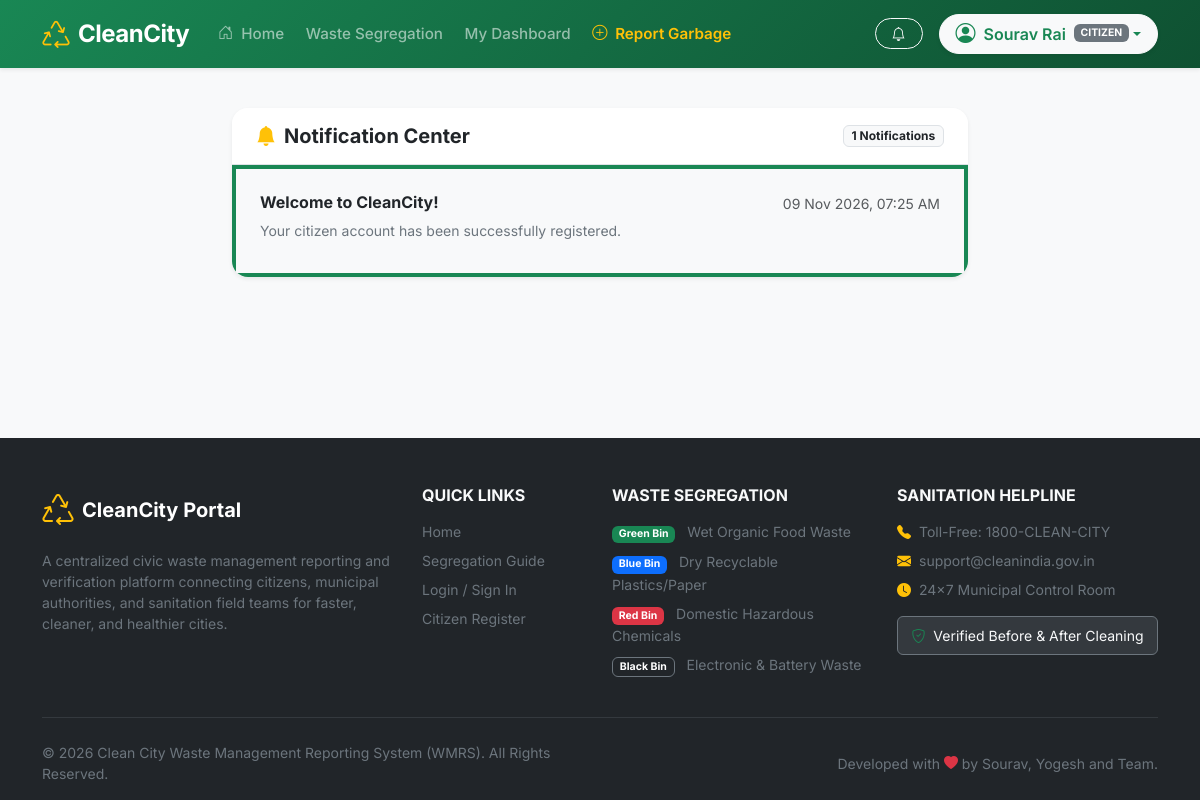
The app's page /notifications (signed in) with its own data.
### tables this page shows
CREATE TABLE notifications (
    notification_id INTEGER PRIMARY KEY AUTOINCREMENT,
    user_id INTEGER NOT NULL,
    complaint_id INTEGER NULL,
    title TEXT NOT NULL,
    message TEXT NOT NULL,
    is_read INTEGER DEFAULT 0,
    created_at TIMESTAMP DEFAULT CURRENT_TIMESTAMP,
    FOREIGN KEY (user_id) REFERENCES users(user_id) ON DELETE CASCADE,
    FOREIGN KEY (complaint_id) REFERENCES complaints(complaint_id) ON DELETE CASCADE
);

### app.py (the view)
@app.route("/notifications")
@login_required
def notifications():
    conn = None
    try:
        conn, cur = get_db_cursor()
        cur.execute("""
            SELECT n.*, c.complaint_code
            FROM notifications n
            LEFT JOIN complaints c ON n.complaint_id = c.complaint_id
            WHERE n.user_id = %s
            ORDER BY n.created_at DESC
        """, (session['user_id'],))
        notifs = cur.fetchall()
        cur.execute("UPDATE notifications SET is_read = TRUE WHERE user_id = %s", (session['user_id'],))
        conn.commit()
        cur.close()
        return render_template("notifications.html", notifications=notifs)
    except Exception as e:
        flash_error("Failed to load notifications", e)
        return redirect(url_for('home'))
    finally:
        if conn and conn.is_connected():
            conn.close()

### app.py (called while the page is built, shortened)
def get_csrf_token():
    token = session.get('_csrf_token')
    if not token:
        token = secrets.token_hex(16)
        session['_csrf_token'] = token
    return token

@app.before_request
def csrf_protect():
    if not app.config.get('CSRF_ENABLED', True):
        return None
    return None

@app.after_request
def add_security_headers(response):
    response.headers.setdefault('X-Content-Type-Options', 'nosniff')
    response.headers.setdefault('X-Frame-Options', 'SAMEORIGIN')
    response.headers.setdefault('Referrer-Policy', 'strict-origin-when-cross-origin')
    return response

def login_required(f):
    @wraps(f)
    def decorated_function(*args, **kwargs):
        if 'user_id' not in session:
            flash("Please sign in to access this page.", "warning")
            return redirect(url_for('login', next=request.url))
        return f(*args, **kwargs)
    return decorated_function

@app.context_processor
def inject_global_data():
    unread_count = 0
    if 'user_id' in session:
        conn = None
        try:
            conn, cur = get_db_cursor()
            cur.execute("""
                SELECT COUNT(*) AS unread
                FROM notifications
                WHERE user_id = %s AND is_read = FALSE
            """, (session['user_id'],))
            row = cur.fetchone()
            if row:
                unread_count = row['unread']
            cur.close()
        except Exception:
            pass
        finally:
            if conn and conn.is_connected():
                conn.close()
    return {
        'unread_notifications_count': unread_count,
        'firebase_config': FIREBASE_CONFIG if FIREBASE_ENABLED else {},
        'firebase_enabled': FIREBASE_ENABLED,
        'csrf_token': get_csrf_token,
        'demo_mode': DEMO_MODE,
    }

### db.py (called while the page is built, shortened)
def _parse_val(field_name, val):
    if val and (field_name.endswith('_at') or field_name == 'date') and isinstance(val, str):
        try:
            return datetime.strptime(val[:19], '%Y-%m-%d %H:%M:%S')
        except Exception:
            try:
                return datetime.fromisoformat(val)
            except Exception:
                return val
    return val

def dict_factory(cursor, row):
    fields = [column[0] for column in cursor.description]
    parsed_values = [_parse_val(f, v) for f, v in zip(fields, row)]
    return RowDict(fields, parsed_values)

def get_connection():
    if DB_TYPE == "sqlite":
        return get_sqlite_connection()

    def commit(self):
        self._conn.commit()

### templates/notifications.html (shortened to what this page needs)
{% extends "base.html" %}
{% block content %}
<div class="container py-4">
    <div class="row justify-content-center">
        <div class="col-lg-8">
            <div class="card border-0 shadow-sm rounded-4 overflow-hidden bg-white">
                <div class="card-header bg-white py-3 px-4 border-bottom d-flex justify-content-between align-items-center">
                    <h5 class="fw-bold mb-0"><i class="bi bi-bell-fill text-warning me-2"></i>Notification Center</h5>
                    <span class="badge bg-light text-dark border">{{ notifications|length }} Notifications</span>
                </div>
                <div class="card-body p-0">
                    {% if notifications %}
                    <ul class="list-group list-group-flush">
                        {% for n in notifications %}
                        <li class="list-group-item p-3 p-md-4 {% if not n.is_read %}bg-light border-start border-4 border-success{% endif %}">
                            <div class="d-flex justify-content-between align-items-start mb-1">
                                <h6 class="fw-bold mb-1 text-dark">{{ n.title }}</h6>
                                <small class="text-muted">{{ n.created_at.strftime('%d %b %Y, %I:%M %p') if n.created_at else '' }}</small>
                            </div>
                            <p class="text-secondary small mb-2">{{ n.message }}</p>
                        </li>
                        {% endfor %}
                    </ul>
                    {% else %}
                    <div class="text-center py-5">
                        <i class="bi bi-bell-slash text-muted fs-1 mb-2 d-block"></i>
                        <h6 class="text-secondary fw-bold">No Notifications Yet</h6>
                        <p class="text-muted small">You will receive alerts when your complaints are assigned, cleaned, or resolved.</p>
                    </div>
                    {% endif %}
                </div>
            </div>
        </div>
    </div>
</div>
{% endblock %}

### static/css/style.css (style rules this page uses)
:root { --brand-green: #198754; --brand-dark-green: #146c43; --brand-light-green: #e8f5e9; --brand-accent-yellow: #ffc107; }
body { font-family: 'Inter', -apple-system, BlinkMacSystemFont, "Segoe UI", Roboto, sans-serif; color: #2b3035; background-color: #f8fafc; }
.card { border-radius: 12px; border: 1px solid rgba(0,0,0,0.06); transition: transform 0.2s ease, box-shadow 0.2s ease; }

### records on screen
notifications: title "Welcome to CleanCity!", created_at "09 Nov 2026, 07:25 AM", message "Your citizen account has been successfully registered."

### other values on screen
{{ session.get('name', 'User') }} "Sourav Rai"
{{ session.get('role') }} "CITIZEN"
{{ notifications|length }} "1"
